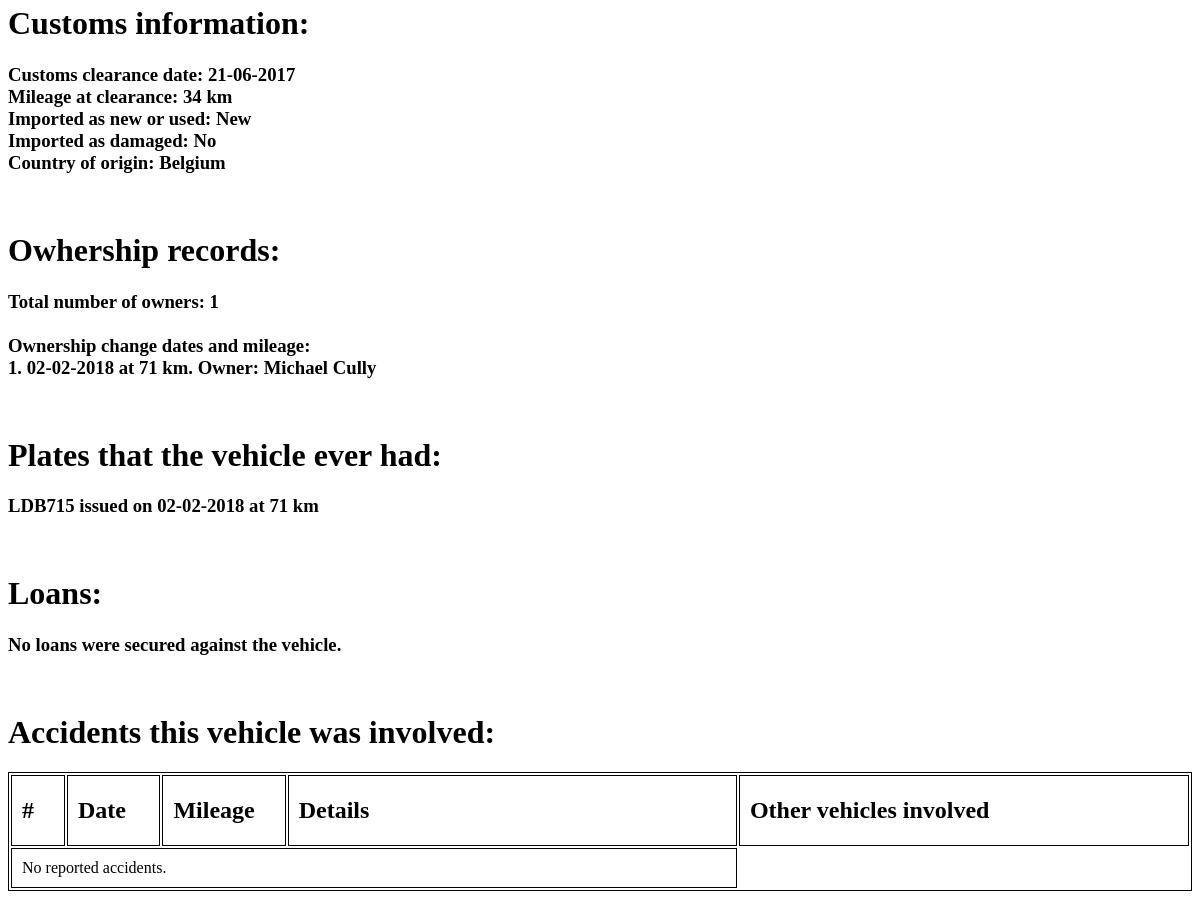
The page /vehiclehub/report_details/7/ (signed in, middle part) on the database as committed earlier.
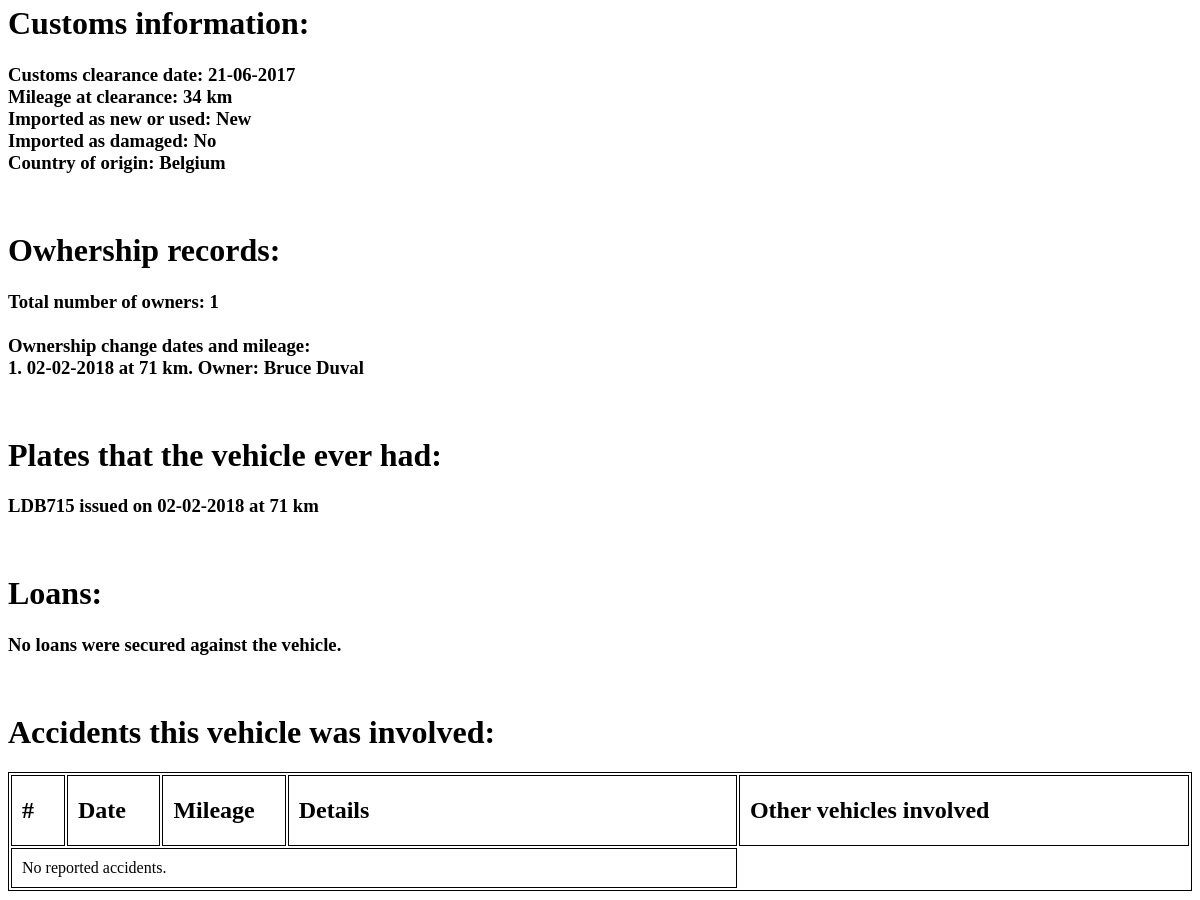
The same page on the database as committed later.
### VehicleHub/models.py (models this page shows, shortened)
class Ownership(models.Model):
    vehicle_id = models.ForeignKey(Vehicle, on_delete=models.CASCADE, null=False)
    user_id = models.ForeignKey(CustomUser, on_delete=models.CASCADE, null=False)
    record_date = models.DateField(default=datetime.now, null=False)
    mileage = models.IntegerField(null=False)
    new_owner = models.TextField(max_length=50, null=False)

### VehicleHub/views.py (the view)
# urls.py: path("report_details/<int:pk>/", views.VehicleDetailsView.as_view(), name = "report_details"),
class VehicleDetailsView(DetailView):
    model = Vehicle
    template_name = "report_details.html"

### VehicleHub/templates/report_details.html (shortened to what this page needs)
{% extends "base.html" %}
{% load static %}
{% load crispy_forms_tags %}
{% block content %}
{% if user.is_authenticated %}
  </div><br>
  <div><h1>
    Customs information:  </h1>
    <h3>
      Customs clearance date:
      {{ vehicle.customsrecord.record_date|date:"d-m-Y" }}
      <br>
      Mileage at clearance:
      {{ vehicle.customsrecord.mileage }} km
      <br>
      Imported as new or used:
      {{ vehicle.customsrecord.import_as }}
      <br>
      Imported as damaged:
      {{ vehicle.customsrecord.damaged }}
      <br>
      Country of origin:
      {{ vehicle.customsrecord.country_of_origin }}
      <br>
    </h3>
  </div><br>
  <div>
    <h1>
    Owhership records:  </h1>
    <h3>
      Total number of owners:
      {{ vehicle.ownership_set.count }}<br><br>
      Ownership change dates and mileage:  <br>
      {% for record in vehicle.ownership_set.all %}
      {{ forloop.counter }}.
    {{ record.record_date|date:"d-m-Y" }} at {{ record.mileage }} km{% if user.organisation.organisation_type.id == 3 %}. Owner: {{ record.new_owner }} {% endif %}<br>
  {% endfor %}
       </h3>
  </div><br>
  <div><h1>Plates that the vehicle ever had:</h1>
  <h3> {% for record in vehicle.numberplate_set.all %}
        {{ record.new_plates }} issued on {{ record.record_date|date:"d-m-Y"}} at {{record.mileage}} km <br>
        {% empty %}
        No plates were ever issued for this the vehicle.
    {% endfor %}</h3>
  </div><br>
    <div><h1>Loans:</h1>
      <h3>
        {% for record in vehicle.financerecord_set.all %}
        {{ forloop.counter }}. Provided by {{ record.user_id.organisation }}. Commencement date: {{ record.record_date|date:"d-m-Y" }}. Maturity date: {{ record.expiry_date|date:"d-m-Y" }}.
        {% if record.actual_completion_date|date:"d-m-Y" %}
            Repaid in full.
        {% else %}
            Not yet repaid.
        {% endif %}
        <br>
    {% empty %}
        No loans were secured against the vehicle.
    {% endfor %}
        </h3><br></div>
        <div>
          <h1>Accidents this vehicle was involved:</h1>
          <table class="report-table">
            <colgroup>
              <col style="width: 4%;">
              <col style="width: 8%;">
              <col style="width: 8%;">
              <col style="width: 40%;">
              <col style="width: 40%;">
          </colgroup>
              <thead>
                  <tr>
                    <th><h2>#</h2></th>
                    <th><h2>Date</h2></th>
                    <th><h2>Mileage</h2></th>
                    <th><h2>Details</h2></th>
                    <th><h2>Other vehicles involved</h2></th>
                  </tr>
              </thead>
              <tbody>
                  {% for record in vehicle.accidentrecord_set.all %}
                  <tr {% if forloop.counter|divisibleby:2 %}class="maroon-row"{% else %}class="blue-row"{% endif %}>
                      <td>{{ forloop.counter }}</td>
                      <td>{{ record.record_date|date:"d-m-Y" }}</td>
                      <td>{{ record.mileage }} km</td>
                      <td>{{ record.comment }}</td>
                      <td>{% if record.other_participants %}{% if user.organisation.organisation_type.id == 3 %}{{ record.other_participants }}{% else %}Yes{% endif %}{% else %}No{% endif %}</td>
                  </tr>
                  {% empty %}
                  <tr>
                      <td colspan="4">No reported accidents.</td>
                  </tr>
                  {% endfor %}
              </tbody>
          </table>
      </div>
{% endif %}
{% endblock content %}

Rows that differ between the two databases and show on the page:
changed Ownership: new_owner "Michael Cully" → "Bruce Duval"
